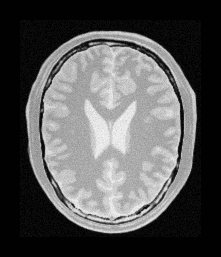
#> input picture images/BrainProtonDensitySliceBorder.png, 221 x 257 px, found by its file name
$ python 'Day3.Brain CT.py'
#> lines starting #> are read from the running program, lines starting #| are printed output that depends on the picture
import cv2 as cv
import matplotlib.pyplot as plt
import numpy as np

im = cv.imread(r"D:\Saves\Python\ImgPro\images\BrainProtonDensitySliceBorder.png", cv.IMREAD_GRAYSCALE)
#> im is the input picture: shape (257, 221); min 1, max 249, mean 85.6
assert im is not None


t = np.arange(0,256).astype(np.uint8)
t[0:99]=0
t[201:255]=0
plt.plot(t)
print(t.shape)

g = t[im]
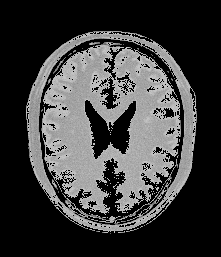
#> g: shape (257, 221); min 0, max 195, mean 61.2


cv.namedWindow('image', cv.WINDOW_KEEPRATIO)

cv.imshow('image', im)
cv.waitKey(0)
cv.imshow('image', g)
cv.waitKey(0)

cv.destroyAllWindows()
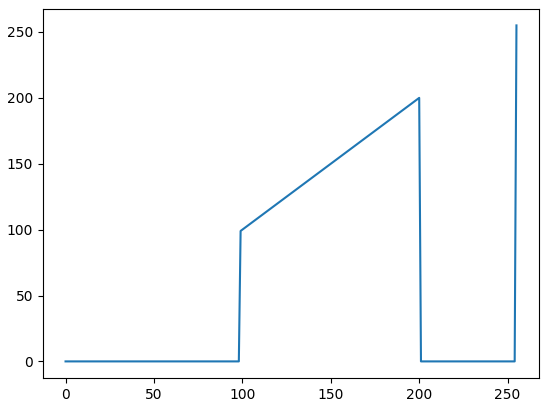
#> figure drawn by matplotlib, 1 panel; curve peaks at x = 255, y = 255

$ run again, with images/angelina.jpg saved as images/BrainProtonDensitySliceBorder.png
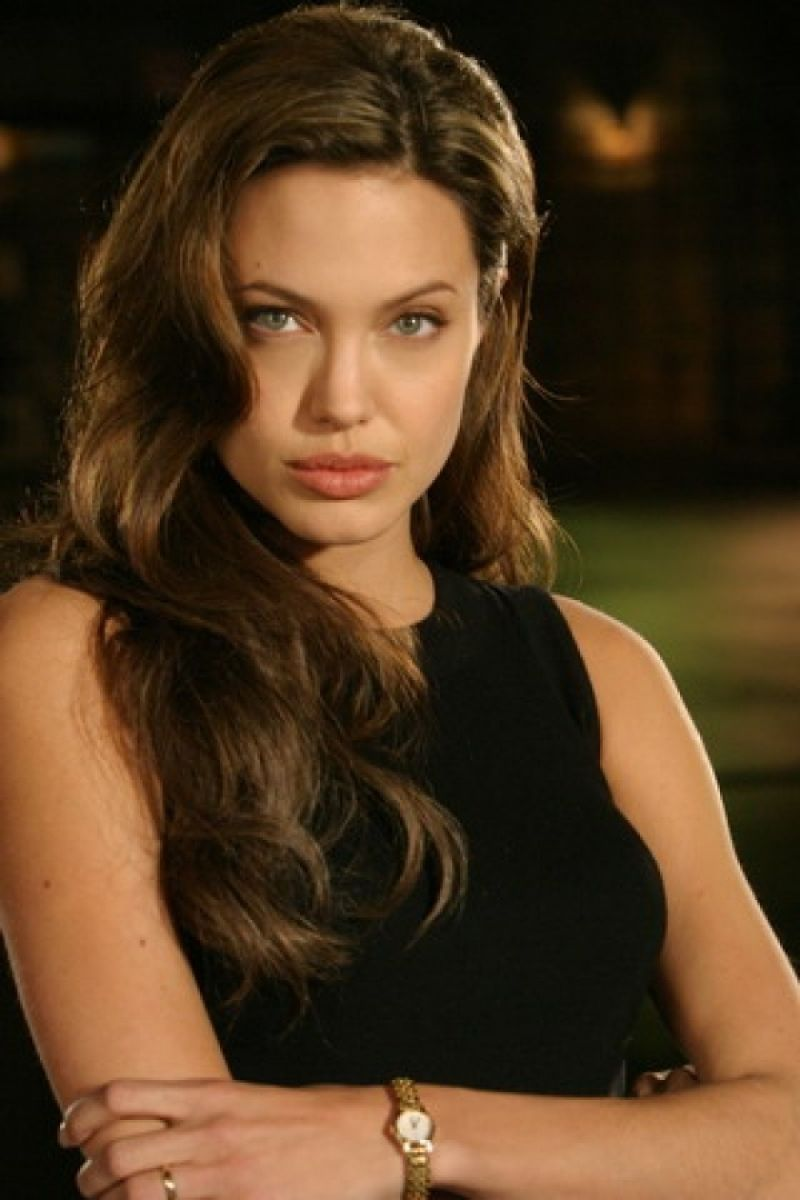
#> input picture images/angelina.jpg, 800 x 1200 px, found by its file name
#> `im = cv.imread(r"D:\Saves\Python\ImgPro\images\BrainProtonDensitySlice..`:
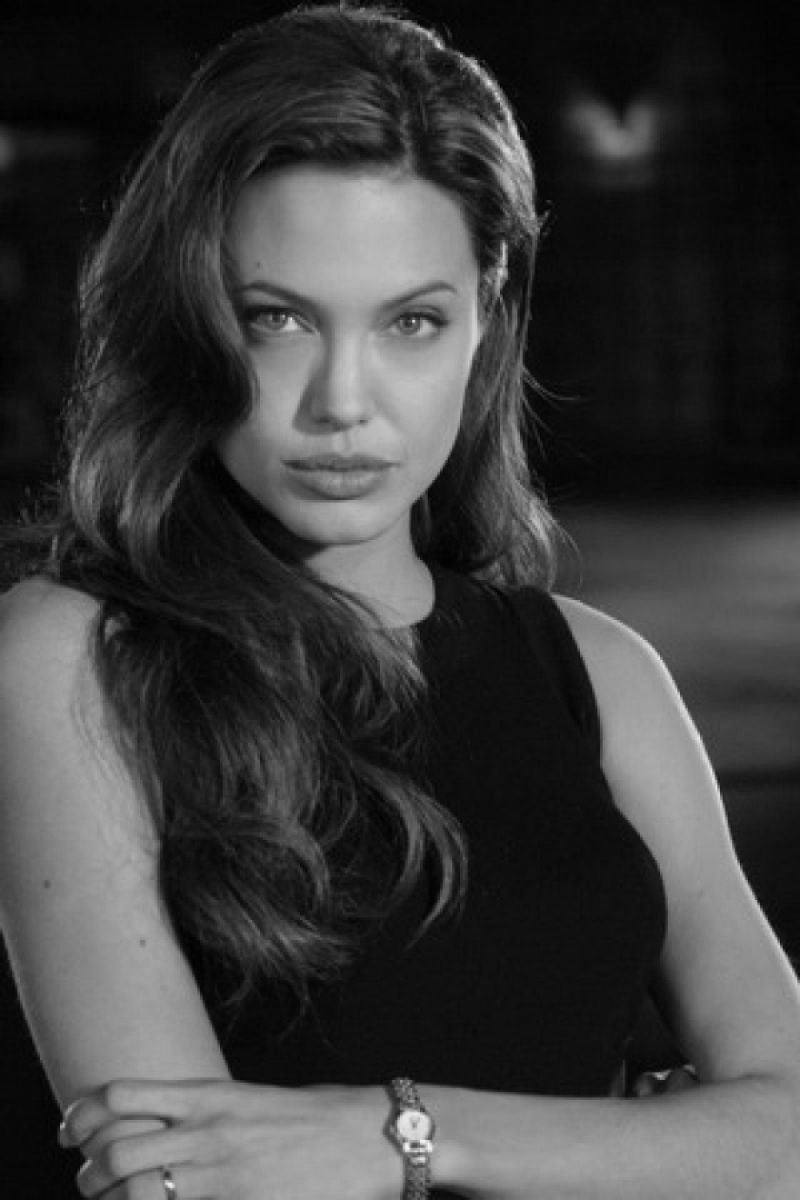
#> im: shape (1200, 800); min 0, max 245, mean 61.1
#> `g = t[im]`:
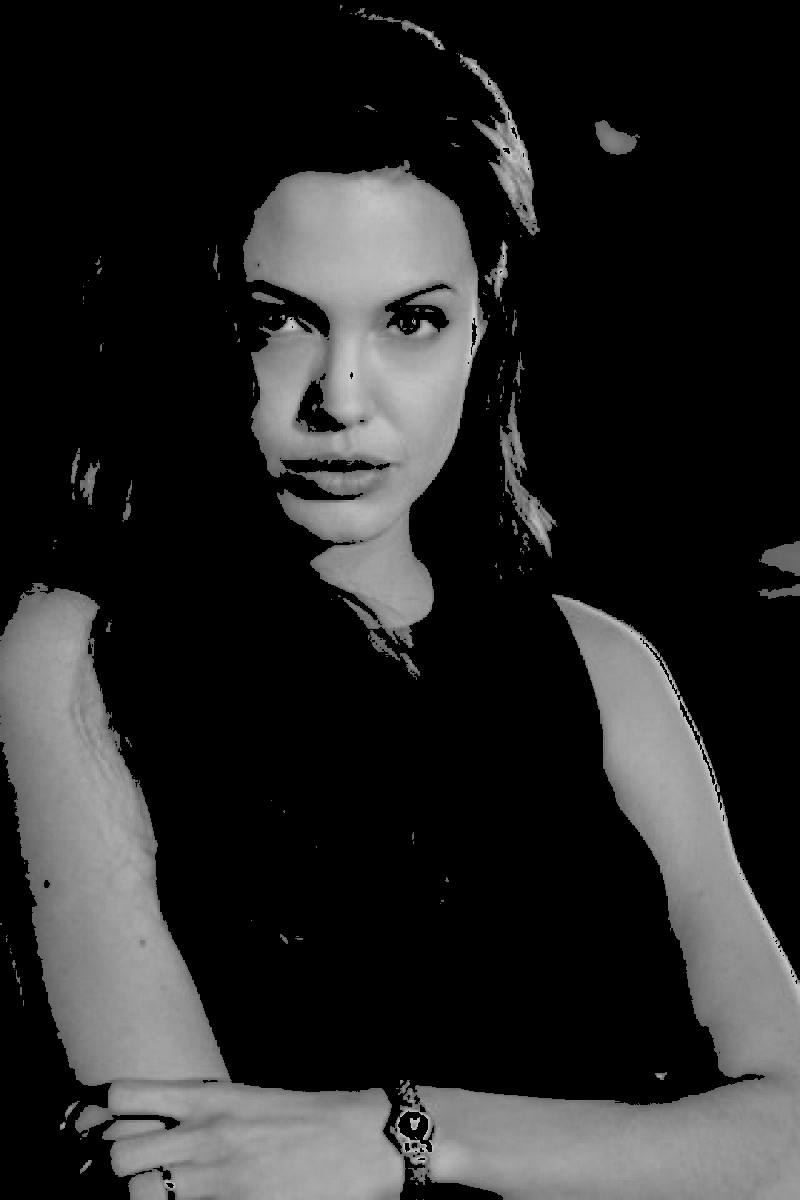
#> g: shape (1200, 800); min 0, max 200, mean 39.2
